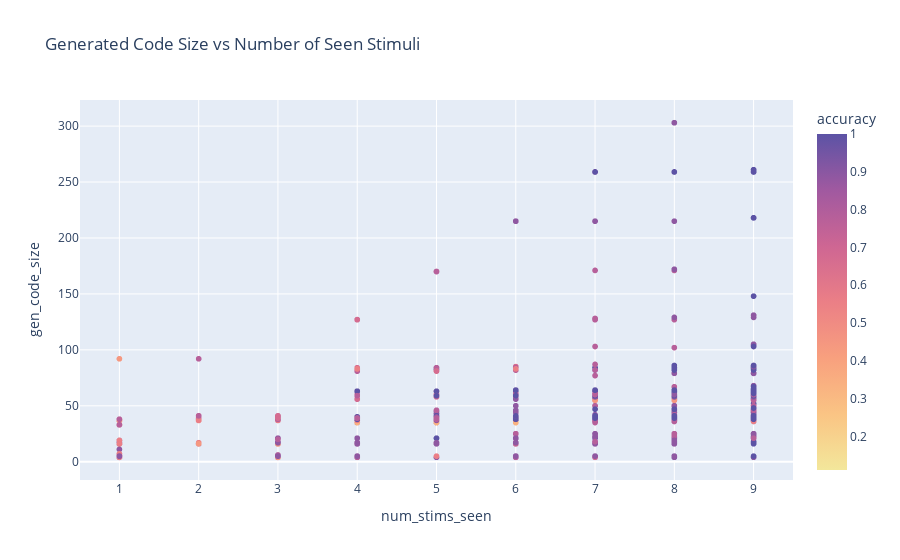

Notebook code for this chart:
### Code cell
px.scatter(data, x='num_stims_seen', y='gen_code_size', color='accuracy', 
           hover_data=['Problem_num', 'gen_code_concat'], 
           color_continuous_scale=px.colors.sequential.Sunset,
           title="Generated Code Size vs Number of Seen Stimuli")

### Figure 1 — Plotly figure (JSON) as saved in the notebook; plotly's stock layout.template omitted (floating-point values rounded to 4 significant figures; data arrays with more than 128 entries replaced by an {"elided": "..."} marker saying what was removed)
{"data": [{"customdata": {"elided": "1197x2 mixed values"}, "hovertemplate": "num_stims_seen=%{x}<br>gen_code_size=%{y}<br>Problem_num=%{customdata[0]}<br>gen_code_concat=%{customdata[1]}<br>accuracy=%{marker.color}<extra></extra>", "legendgroup": "", "marker": {"color": {"elided": "1197 float values"}, "coloraxis": "coloraxis", "symbol": "circle"}, "mode": "markers", "name": "", "showlegend": false, "type": "scattergl", "x": {"elided": "1197 int values"}, "xaxis": "x", "y": {"elided": "1197 int values"}, "yaxis": "y"}], "layout": {"coloraxis": {"colorbar": {"title": {"text": "accuracy"}}, "colorscale": [[0, "rgb(243, 231, 155)"], [0.1667, "rgb(250, 196, 132)"], [0.3333, "rgb(248, 160, 126)"], [0.5, "rgb(235, 127, 134)"], [0.6667, "rgb(206, 102, 147)"], [0.8333, "rgb(160, 89, 160)"], [1, "rgb(92, 83, 165)"]]}, "legend": {"tracegroupgap": 0}, "title": {"text": "Generated Code Size vs Number of Seen Stimuli"}, "xaxis": {"anchor": "y", "domain": [0, 1], "title": {"text": "num_stims_seen"}}, "yaxis": {"anchor": "x", "domain": [0, 1], "title": {"text": "gen_code_size"}}}}
